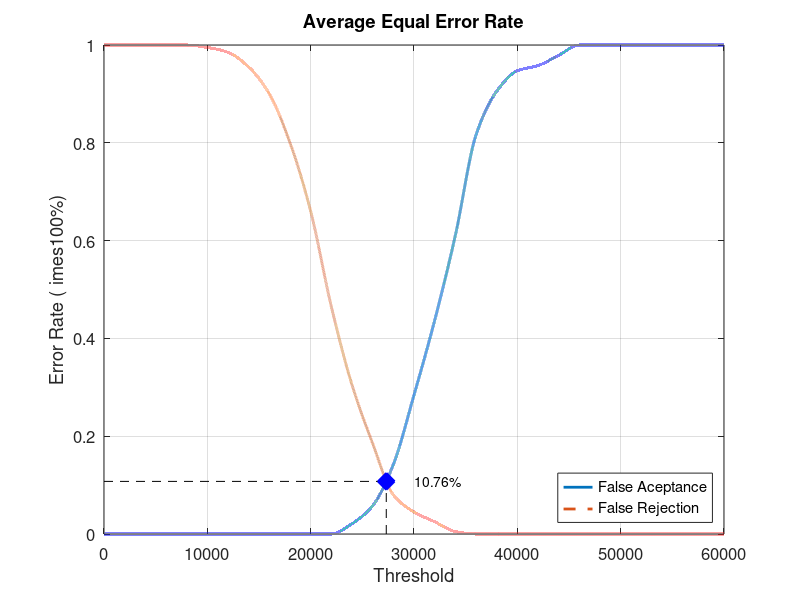
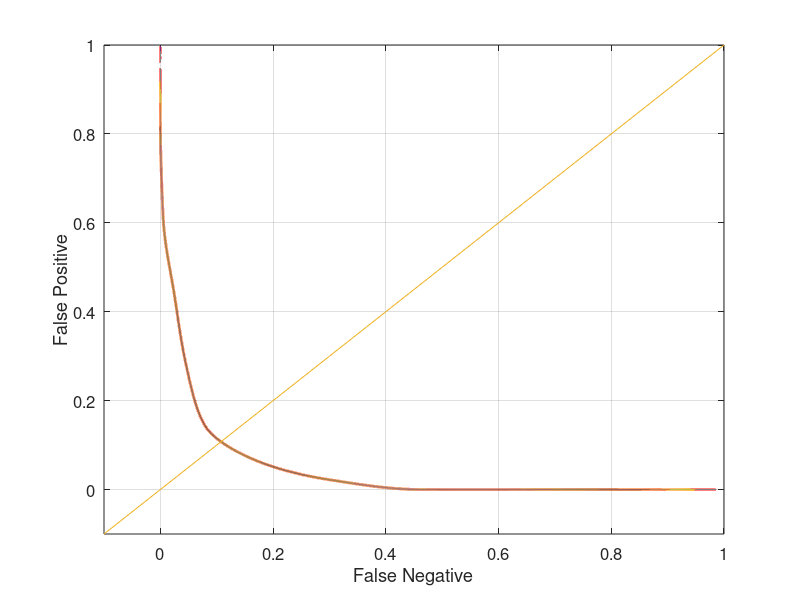

These charts were generated, in order, by the following MATLAB code:
close all;
clear;
clc;
x = 0:2000:60000;
xq = 0:0.5:60000;

y0 = [0 0 0 0 0 0 0 0 0 0 0 0 0.0210526 0.0578947 0.142105 0.284211 0.436842 0.610526 0.815789 0.905263 0.947368 0.957895 0.978947 1 1 1 1 1 1 1 1]
yy0 = interp1(x, y0, xq, 'pchip');
y1 = [1 1 1 1 1 0.995 0.985 0.955 0.9 0.8 0.66 0.465 0.305 0.185 0.08 0.045 0.025 0.005 0 0 0 0 0 0 0 0 0 0 0 0 0]
yy1 = interp1(x, y1, xq, 'pchip');

% Calculating EER: 
y2 = abs(y0 - y1);
find(y2 == min(y2))
yy2 = abs(yy0 - yy1);
xEER = find(yy2 == min(yy2));
xEERIndex = xq(xEER) % X-axis EER
yEER = yy0(xEER) % Y-axis EER

main = figure
plot(xq, yy0,'-','LineWidth', 2);	hold on
plot(xq, yy1,'--','LineWidth', 2);	hold on
plot([xEERIndex xEERIndex], [0 yEER], 'k--');	hold on
plot([0 xEERIndex], [yEER yEER], 'k--');	hold on
plot(xEERIndex, yEER, 'bx', 'LineWidth', 10);	hold on
text(xEERIndex + 10 * xEERIndex / 100, yEER, [num2str(round((10000 * yEER)) / 100) '%'])
legend('False Aceptance', 'False Rejection', 'Location', 'SouthEast')
xlabel('Threshold')
ylabel('Error Rate (	imes100%)')
title('Average Equal Error Rate')
set(gca, 'FontSize', 12)
axis([0 60000 0 1])
grid on

print(main, 'Database1_3Main', '-dpng');
FNRxFPR = figure('Color', [1 1 1]);
plot(yy1, yy0, '-', yy1, yy0, 'LineWidth', 2);
hold on
y = -0.1:0.1:1
plot(y, y); 
set(gca, 'FontSize', 12)
xlabel('False Negative')
ylabel('False Positive')
axis([-0.1 1 -0.1 1])
set(gca, 'FontSize', 12)
grid on

print(FNRxFPR, 'Database1_3FNRxFPR','-dpng');
